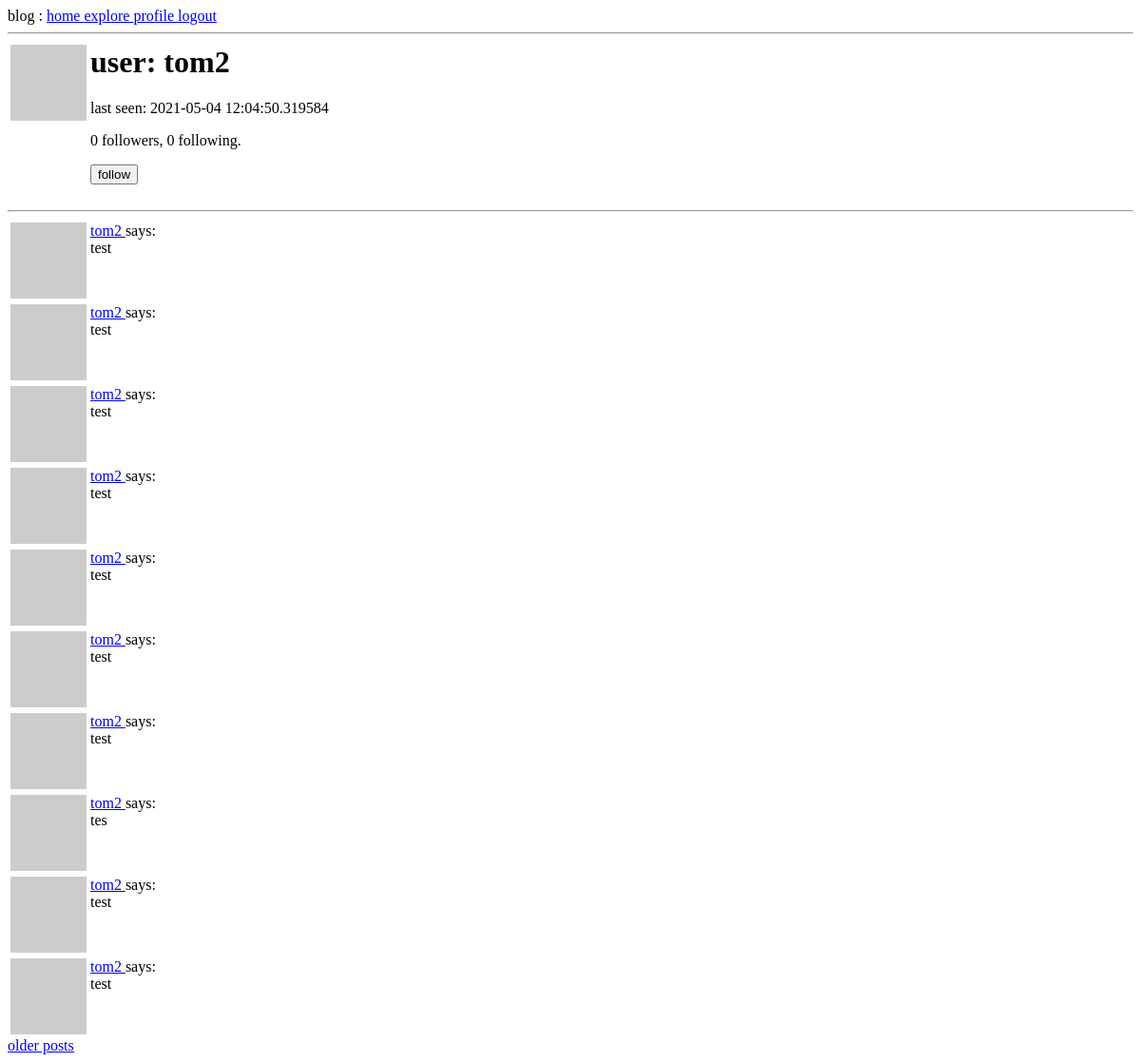
The page /user/tom2 (signed in) on the database as committed earlier.
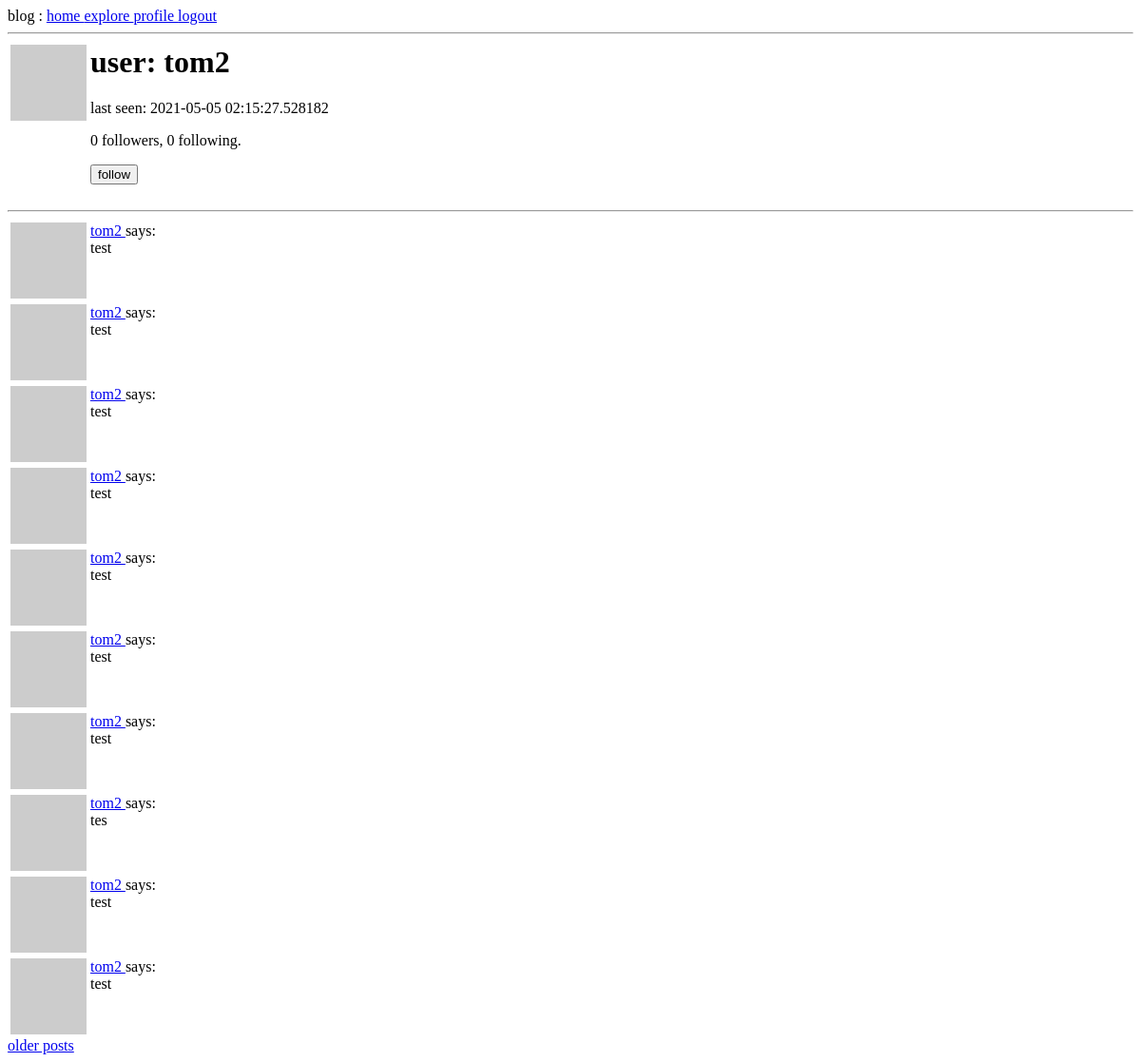
The same page on the database as committed later.
### app/models.py (models this page shows, shortened)
class User(UserMixin, db.Model):
    id       = db.Column(db.Integer, primary_key = True)
    username = db.Column(db.String(64),  index = True, unique = True)
    email    = db.Column(db.String(128), index = True, unique = True)
    about_me = db.Column(db.String(128))
    last_seen = db.Column(db.DateTime, default = datetime.utcnow)
    password_hash = db.Column(db.String(128))
    posts = db.relationship('Post', backref = 'author', lazy = 'dynamic')
    followed = db.relationship(
        'User', secondary = followers,
        primaryjoin = (followers.c.follower_id == id),
        secondaryjoin = (followers.c.followed_id == id),
        backref = db.backref('followers', lazy = 'dynamic'), lazy = 'dynamic')
    def avatar(self, size):
        digest = md5(self.email.lower().encode('utf-8')).hexdigest()
        return 'https://www.gravatar.com/avatar/{}?d=identicon&s={}'.format(digest, size)
    def is_following(self, user):
        return self.followed.filter(followers.c.followed_id == user.id).count() > 0

class Post(db.Model):
    id   = db.Column(db.Integer, primary_key = True)
    body = db.Column(db.String(128))
    timestamp = db.Column(db.DateTime, index = True, default = datetime.utcnow)
    user_id = db.Column(db.Integer, db.ForeignKey('user.id'))

### app/routes.py (the view)
@app.route('/user/<username>')
@login_required
def user(username):
    user = User.query.filter_by(username = username).first_or_404()
    page = request.args.get('page', 1, type = int)
    posts = user.posts.order_by(Post.timestamp.desc()).paginate(page, app.config['POSTS_PER_PAGE'], False)
    next_url = url_for('user', username = user.username, page = posts.next_num) if posts.has_next else None
    prev_url = url_for('user', username = user.username, page = posts.prev_num) if posts.has_prev else None
    form = EmptyForm()
    return render_template('user.html', user = user, form = form, posts = posts.items, next_url = next_url, prev_url = prev_url)

### app/forms.py
class EmptyForm(FlaskForm):
    submit = SubmitField('submit')

### app/models.py (called while the page is built)
@login.user_loader
def load_user(id):
    return User.query.get(int(id))

### app/routes.py (called while the page is built)
@app.before_request
def before_request():
    if current_user.is_authenticated:
        current_user.last_seen = datetime.utcnow()
        db.session.commit()

### app/templates/user.html (shortened to what this page needs)
{% extends 'base.html' %}
{% block content %}
    <table>
        <tr valign = 'top'>
            <td><img src = "{{ user.avatar(128) }}"></td>
            <td>
                <h1> user: {{ user.username }} </h1>
                {% if user.last_seen %}
                <p> last seen: {{ user.last_seen }} </p>
                {% endif %}
                <p>{{ user.followers.count() }} followers, {{ user.followed.count() }} following. </p>
                {% if user == current_user %}
                <p><a href = "{{ url_for('edit_profile') }}"> edit your profile </a></p>
                {% elif not current_user.is_following(user) %}
                <p>
                    <form action="{{ url_for('follow', username = user.username) }}" method = "post">
                        {{ form.submit(value = 'follow') }}
                    </form>
                </p>
                {% endif %}
            </td>
        </tr>
    </table>
    <hr>
    {% for post in posts %}
        {% include '_post.html' %}
    {% endfor %}
    {% if next_url %}
    <a href = "{{ next_url }}"> older posts </a>
    {% endif %}
{% endblock %}

### app/templates/base.html (shortened to what this page needs)
<html>
    <head>
    </head>
    <body>
        <div>
            blog :
            <a href = "{{ url_for('index') }}">  home   </a>
            <a href = "{{ url_for('explore') }}"> explore </a>
            {% if current_user.is_anonymous %}
            <a href = "{{ url_for('login') }}">  login  </a>
            {% else %}
            <a href = "{{ url_for('user', username = current_user.username) }}"> profile </a>
            <a href = "{{ url_for('logout') }}"> logout </a>
            {% endif %}
        </div>
        <hr>
        {% block content %}{% endblock %}
    </body>
</html>

### app/templates/_post.html
<table>
    <tr valign = 'top'>
        <td><img src = "{{ post.author.avatar(36) }}"></td>
        <td>
            <a href = "{{ url_for('user', username = post.author.username) }}">
                {{ post.author.username }}
            </a>
            says: <br> {{ post.body }}
        </td>
    </tr>
</table>

Rows that differ between the two databases and show on the page:
changed User "tom2": last_seen "2021-05-04 12:04:50.319584" → "2021-05-05 02:15:27.528182"
